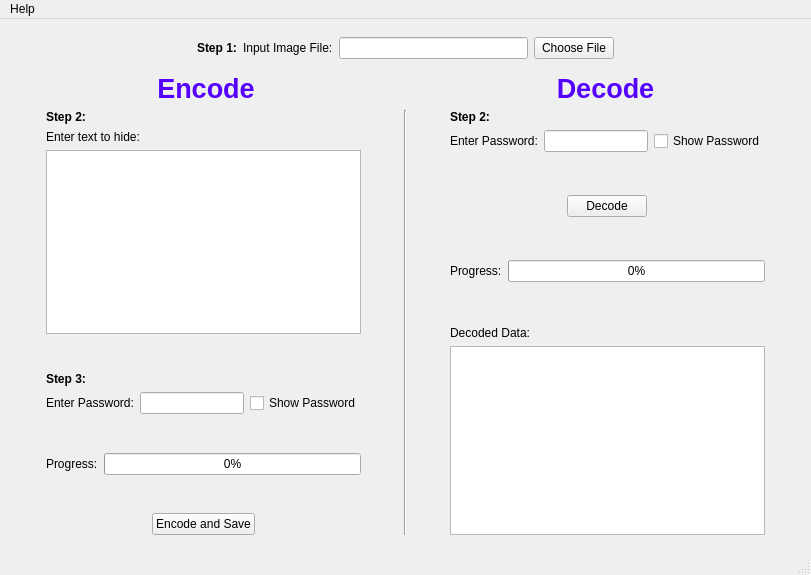
<?xml version="1.0" encoding="UTF-8"?>
<ui version="4.0">
 <class>MainWindow</class>
 <widget class="QMainWindow" name="MainWindow">
  <property name="geometry">
   <rect>
    <x>0</x>
    <y>0</y>
    <width>811</width>
    <height>575</height>
   </rect>
  </property>
  <property name="windowTitle">
   <string>Steganography Software</string>
  </property>
  <property name="autoFillBackground">
   <bool>false</bool>
  </property>
  <property name="styleSheet">
   <string notr="true"/>
  </property>
  <widget class="QWidget" name="centralwidget">
   <layout class="QVBoxLayout" name="verticalLayout_5">
    <item>
     <spacer name="verticalSpacer_5">
      <property name="orientation">
       <enum>Qt::Vertical</enum>
      </property>
      <property name="sizeHint" stdset="0">
       <size>
        <width>20</width>
        <height>40</height>
       </size>
      </property>
     </spacer>
    </item>
    <item>
     <layout class="QHBoxLayout" name="horizontalLayout_2">
      <item>
       <spacer name="horizontalSpacer_5">
        <property name="orientation">
         <enum>Qt::Horizontal</enum>
        </property>
        <property name="sizeHint" stdset="0">
         <size>
          <width>40</width>
          <height>20</height>
         </size>
        </property>
       </spacer>
      </item>
      <item>
       <widget class="QLabel" name="label_4">
        <property name="text">
         <string>&lt;html&gt;&lt;head/&gt;&lt;body&gt;&lt;p&gt;&lt;span style=&quot; font-weight:600;&quot;&gt;Step 1:&lt;/span&gt;&lt;/p&gt;&lt;/body&gt;&lt;/html&gt;</string>
        </property>
       </widget>
      </item>
      <item>
       <widget class="QLabel" name="label_3">
        <property name="text">
         <string>Input Image File:</string>
        </property>
       </widget>
      </item>
      <item>
       <widget class="QLineEdit" name="lineEdit"/>
      </item>
      <item>
       <widget class="QPushButton" name="pushButton">
        <property name="autoFillBackground">
         <bool>false</bool>
        </property>
        <property name="text">
         <string>Choose File</string>
        </property>
        <property name="autoDefault">
         <bool>true</bool>
        </property>
       </widget>
      </item>
      <item>
       <spacer name="horizontalSpacer_6">
        <property name="orientation">
         <enum>Qt::Horizontal</enum>
        </property>
        <property name="sizeHint" stdset="0">
         <size>
          <width>40</width>
          <height>20</height>
         </size>
        </property>
       </spacer>
      </item>
     </layout>
    </item>
    <item>
     <spacer name="verticalSpacer_7">
      <property name="orientation">
       <enum>Qt::Vertical</enum>
      </property>
      <property name="sizeHint" stdset="0">
       <size>
        <width>20</width>
        <height>40</height>
       </size>
      </property>
     </spacer>
    </item>
    <item>
     <layout class="QHBoxLayout" name="horizontalLayout">
      <item>
       <widget class="QLabel" name="label">
        <property name="text">
         <string>&lt;html&gt;&lt;head/&gt;&lt;body&gt;&lt;p align=&quot;center&quot;&gt;&lt;span style=&quot; font-size:20pt; font-weight:600; color:#5500ff;&quot;&gt;Encode&lt;/span&gt;&lt;/p&gt;&lt;/body&gt;&lt;/html&gt;</string>
        </property>
       </widget>
      </item>
      <item>
       <widget class="QLabel" name="label_2">
        <property name="text">
         <string>&lt;html&gt;&lt;head/&gt;&lt;body&gt;&lt;p align=&quot;center&quot;&gt;&lt;span style=&quot; font-size:20pt; font-weight:600; color:#5500ff;&quot;&gt;Decode&lt;/span&gt;&lt;/p&gt;&lt;/body&gt;&lt;/html&gt;</string>
        </property>
       </widget>
      </item>
     </layout>
    </item>
    <item>
     <layout class="QHBoxLayout" name="horizontalLayout_5">
      <item>
       <spacer name="horizontalSpacer_3">
        <property name="orientation">
         <enum>Qt::Horizontal</enum>
        </property>
        <property name="sizeHint" stdset="0">
         <size>
          <width>40</width>
          <height>20</height>
         </size>
        </property>
       </spacer>
      </item>
      <item>
       <layout class="QVBoxLayout" name="verticalLayout_2">
        <item>
         <layout class="QVBoxLayout" name="verticalLayout">
          <item>
           <widget class="QLabel" name="label_5">
            <property name="text">
             <string>&lt;html&gt;&lt;head/&gt;&lt;body&gt;&lt;p&gt;&lt;span style=&quot; font-weight:600;&quot;&gt;Step 2:&lt;/span&gt;&lt;/p&gt;&lt;/body&gt;&lt;/html&gt;</string>
            </property>
           </widget>
          </item>
          <item>
           <widget class="QLabel" name="label_7">
            <property name="text">
             <string>Enter text to hide:</string>
            </property>
           </widget>
          </item>
          <item>
           <widget class="QPlainTextEdit" name="plainTextEdit"/>
          </item>
         </layout>
        </item>
        <item>
         <spacer name="verticalSpacer_2">
          <property name="orientation">
           <enum>Qt::Vertical</enum>
          </property>
          <property name="sizeHint" stdset="0">
           <size>
            <width>20</width>
            <height>40</height>
           </size>
          </property>
         </spacer>
        </item>
        <item>
         <widget class="QLabel" name="label_8">
          <property name="text">
           <string>&lt;html&gt;&lt;head/&gt;&lt;body&gt;&lt;p&gt;&lt;span style=&quot; font-weight:600;&quot;&gt;Step 3:&lt;/span&gt;&lt;/p&gt;&lt;/body&gt;&lt;/html&gt;</string>
          </property>
         </widget>
        </item>
        <item>
         <layout class="QHBoxLayout" name="horizontalLayout_3">
          <item>
           <widget class="QLabel" name="label_9">
            <property name="text">
             <string>Enter Password:</string>
            </property>
           </widget>
          </item>
          <item>
           <widget class="QLineEdit" name="lineEdit_2">
            <property name="inputMethodHints">
             <set>Qt::ImhNone</set>
            </property>
            <property name="echoMode">
             <enum>QLineEdit::Password</enum>
            </property>
           </widget>
          </item>
          <item>
           <widget class="QCheckBox" name="checkBox">
            <property name="text">
             <string>Show Password</string>
            </property>
           </widget>
          </item>
         </layout>
        </item>
        <item>
         <spacer name="verticalSpacer_9">
          <property name="orientation">
           <enum>Qt::Vertical</enum>
          </property>
          <property name="sizeHint" stdset="0">
           <size>
            <width>20</width>
            <height>40</height>
           </size>
          </property>
         </spacer>
        </item>
        <item>
         <layout class="QHBoxLayout" name="horizontalLayout_6">
          <item>
           <widget class="QLabel" name="label_11">
            <property name="text">
             <string>Progress:</string>
            </property>
           </widget>
          </item>
          <item>
           <widget class="QProgressBar" name="progressBar">
            <property name="value">
             <number>0</number>
            </property>
            <property name="textVisible">
             <bool>true</bool>
            </property>
           </widget>
          </item>
         </layout>
        </item>
        <item>
         <spacer name="verticalSpacer">
          <property name="orientation">
           <enum>Qt::Vertical</enum>
          </property>
          <property name="sizeHint" stdset="0">
           <size>
            <width>20</width>
            <height>40</height>
           </size>
          </property>
         </spacer>
        </item>
        <item alignment="Qt::AlignHCenter">
         <widget class="QPushButton" name="pushButton_2">
          <property name="text">
           <string>Encode and Save</string>
          </property>
         </widget>
        </item>
       </layout>
      </item>
      <item>
       <spacer name="horizontalSpacer">
        <property name="orientation">
         <enum>Qt::Horizontal</enum>
        </property>
        <property name="sizeHint" stdset="0">
         <size>
          <width>40</width>
          <height>20</height>
         </size>
        </property>
       </spacer>
      </item>
      <item>
       <widget class="Line" name="line">
        <property name="orientation">
         <enum>Qt::Vertical</enum>
        </property>
       </widget>
      </item>
      <item>
       <spacer name="horizontalSpacer_4">
        <property name="orientation">
         <enum>Qt::Horizontal</enum>
        </property>
        <property name="sizeHint" stdset="0">
         <size>
          <width>40</width>
          <height>20</height>
         </size>
        </property>
       </spacer>
      </item>
      <item>
       <layout class="QVBoxLayout" name="verticalLayout_4">
        <item>
         <widget class="QLabel" name="label_6">
          <property name="text">
           <string>&lt;html&gt;&lt;head/&gt;&lt;body&gt;&lt;p&gt;&lt;span style=&quot; font-weight:600;&quot;&gt;Step 2:&lt;/span&gt;&lt;/p&gt;&lt;/body&gt;&lt;/html&gt;</string>
          </property>
         </widget>
        </item>
        <item>
         <layout class="QHBoxLayout" name="horizontalLayout_4">
          <item>
           <widget class="QLabel" name="label_10">
            <property name="text">
             <string>Enter Password:</string>
            </property>
           </widget>
          </item>
          <item>
           <widget class="QLineEdit" name="lineEdit_3">
            <property name="inputMethodHints">
             <set>Qt::ImhNone</set>
            </property>
            <property name="echoMode">
             <enum>QLineEdit::Password</enum>
            </property>
           </widget>
          </item>
          <item>
           <widget class="QCheckBox" name="checkBox_2">
            <property name="text">
             <string>Show Password</string>
            </property>
           </widget>
          </item>
         </layout>
        </item>
        <item>
         <spacer name="verticalSpacer_4">
          <property name="orientation">
           <enum>Qt::Vertical</enum>
          </property>
          <property name="sizeHint" stdset="0">
           <size>
            <width>20</width>
            <height>40</height>
           </size>
          </property>
         </spacer>
        </item>
        <item alignment="Qt::AlignHCenter">
         <widget class="QPushButton" name="pushButton_3">
          <property name="text">
           <string>Decode</string>
          </property>
         </widget>
        </item>
        <item>
         <spacer name="verticalSpacer_8">
          <property name="orientation">
           <enum>Qt::Vertical</enum>
          </property>
          <property name="sizeHint" stdset="0">
           <size>
            <width>20</width>
            <height>40</height>
           </size>
          </property>
         </spacer>
        </item>
        <item>
         <layout class="QHBoxLayout" name="horizontalLayout_7">
          <item>
           <widget class="QLabel" name="label_13">
            <property name="text">
             <string>Progress:</string>
            </property>
           </widget>
          </item>
          <item>
           <widget class="QProgressBar" name="progressBar_2">
            <property name="enabled">
             <bool>true</bool>
            </property>
            <property name="maximum">
             <number>100</number>
            </property>
            <property name="value">
             <number>0</number>
            </property>
            <property name="textVisible">
             <bool>true</bool>
            </property>
           </widget>
          </item>
         </layout>
        </item>
        <item>
         <spacer name="verticalSpacer_3">
          <property name="orientation">
           <enum>Qt::Vertical</enum>
          </property>
          <property name="sizeHint" stdset="0">
           <size>
            <width>20</width>
            <height>40</height>
           </size>
          </property>
         </spacer>
        </item>
        <item>
         <layout class="QVBoxLayout" name="verticalLayout_3">
          <item>
           <widget class="QLabel" name="label_12">
            <property name="text">
             <string>Decoded Data:</string>
            </property>
           </widget>
          </item>
          <item>
           <widget class="QPlainTextEdit" name="plainTextEdit_2">
            <property name="readOnly">
             <bool>true</bool>
            </property>
           </widget>
          </item>
         </layout>
        </item>
       </layout>
      </item>
      <item>
       <spacer name="horizontalSpacer_2">
        <property name="orientation">
         <enum>Qt::Horizontal</enum>
        </property>
        <property name="sizeHint" stdset="0">
         <size>
          <width>40</width>
          <height>20</height>
         </size>
        </property>
       </spacer>
      </item>
     </layout>
    </item>
    <item>
     <spacer name="verticalSpacer_6">
      <property name="orientation">
       <enum>Qt::Vertical</enum>
      </property>
      <property name="sizeHint" stdset="0">
       <size>
        <width>20</width>
        <height>40</height>
       </size>
      </property>
     </spacer>
    </item>
   </layout>
  </widget>
  <widget class="QMenuBar" name="menubar">
   <property name="geometry">
    <rect>
     <x>0</x>
     <y>0</y>
     <width>811</width>
     <height>21</height>
    </rect>
   </property>
   <widget class="QMenu" name="menuHelp">
    <property name="title">
     <string>Help</string>
    </property>
    <addaction name="actionAbout"/>
   </widget>
   <addaction name="menuHelp"/>
  </widget>
  <widget class="QStatusBar" name="statusbar"/>
  <action name="actionAbout">
   <property name="text">
    <string>About</string>
   </property>
  </action>
 </widget>
 <resources/>
 <connections/>
</ui>
